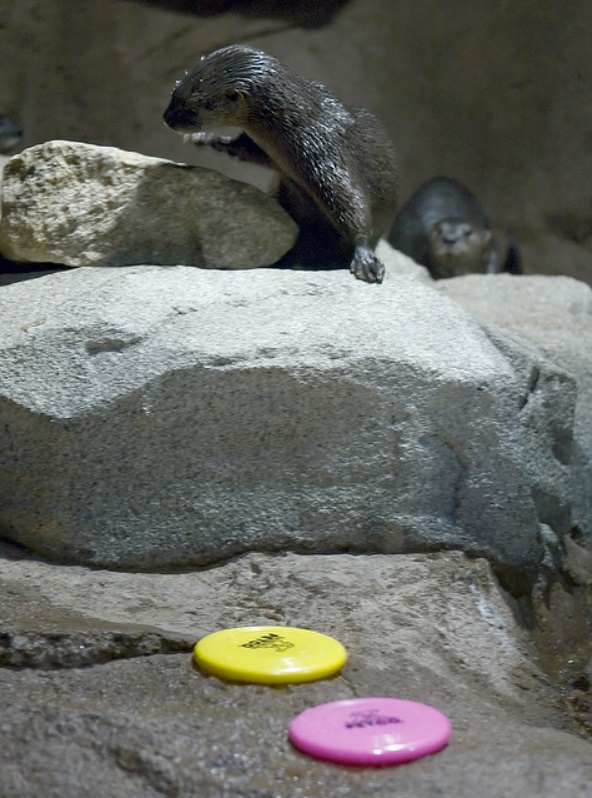
#> input picture Image Processing/Filters/q1/1.jpg, 592 x 798 px
$ python filtersQ1.py
#> lines starting #> are read from the running program, lines starting #| are printed output that depends on the picture
# Shir Grinblat, 308570209
# Amir Kedem, 066560475

import cv2
import numpy as np
from scipy import ndimage

# load the image
image = cv2.imread('1.jpg', cv2.IMREAD_GRAYSCALE)
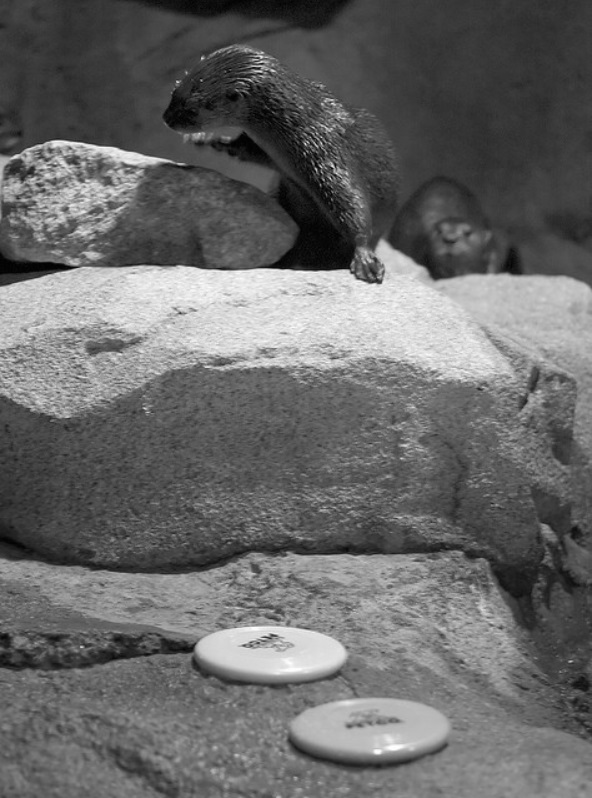
#> image: shape (798, 592); min 0, max 255, mean 104.3

# kernels that will be used for filtering
# kernel for sharpening
sharpen_kernel = np.array([[0, -1, 0], [-1, 5, -1], [0, -1, 0]])
# kernel for gibbs artifacts
gibbs_kernel = np.array([[-1, -1, -1], [-1, 8, -1], [-1, -1, -1]])
# shift kernel
shift_kernel = [[1],[0]]
# mean kernel for each row
mean_kernel = np.ones((1, image.shape[1]))
mean_kernel /= float(image.shape[1])
# identity kernel
identity_kernel = np.array([[0, 0, 0], [0, 1, 0], [0, 0, 0]])

# kernel for motion blur
kernel_size = 15
kernel_v = np.zeros((kernel_size, kernel_size))
kernel_v[:, int((kernel_size - 1)/2)] = np.ones(kernel_size)
kernel_v /= kernel_size #normalization

# run on the image and implement 9 different filters
for i in range(1, 10):
    match i:
        case 1:
            filter = ndimage.convolve(image, mean_kernel, mode='wrap', cval=0)
            cv2.imwrite(f'image_{i}fixed.jpg', filter)
        case 2:
            filter = cv2.GaussianBlur(image, (9, 9), 300, 300, borderType=cv2.BORDER_WRAP)
            cv2.imwrite(f'image_{i}fixed.jpg', filter)
        case 3:
            filter = cv2.medianBlur(image,9)
            cv2.imwrite(f'image_{i}fixed.jpg', filter)
        case 4:
            filter = ndimage.convolve(image, kernel_v, mode='wrap', cval=0)
            cv2.imwrite(f'image_{i}fixed.jpg', filter)
        case 5:
            filter = cv2.GaussianBlur(image, (9, 9), 300, 300, borderType=cv2.BORDER_WRAP)
            # convert values to handle negatives
            image_signed = image.astype(np.int16)
            filter_signed = filter.astype(np.int16)
            filter = image_signed - filter_signed # reduce the image to get the B sharp
            filter = filter + 128 # correct to be able to present the image
            filter = np.clip(filter, 0, 255).astype(np.uint8) # verify we have 0-255 range
            cv2.imwrite(f'image_{i}fixed.jpg', filter)
        case 6:
            filter = cv2.bilateralFilter(image, 5, 100, 100)
            filter = cv2.filter2D(filter, -1, gibbs_kernel)
            cv2.imwrite(f'image_{i}fixed.jpg', filter)
        case 7:
            filter = image.copy()
            for j in range(1, image.shape[0] // 2):
                filter = ndimage.convolve(filter, shift_kernel, mode='wrap', cval=0)
            cv2.imwrite(f'image_{i}fixed.jpg', filter)
        case 8:
            filter = ndimage.convolve(image, identity_kernel, mode='wrap', cval=0)
            cv2.imwrite(f'image_{i}fixed.jpg', filter)
        case 9:
            filter = cv2.filter2D(image, -1, sharpen_kernel)
            cv2.imwrite(f'image_{i}fixed.jpg', filter)
#> this loop made 9 passes
#> pass 1, `match i: case 1: filter = ndimage.convolve(image, mean_kernel, mode='w..`:
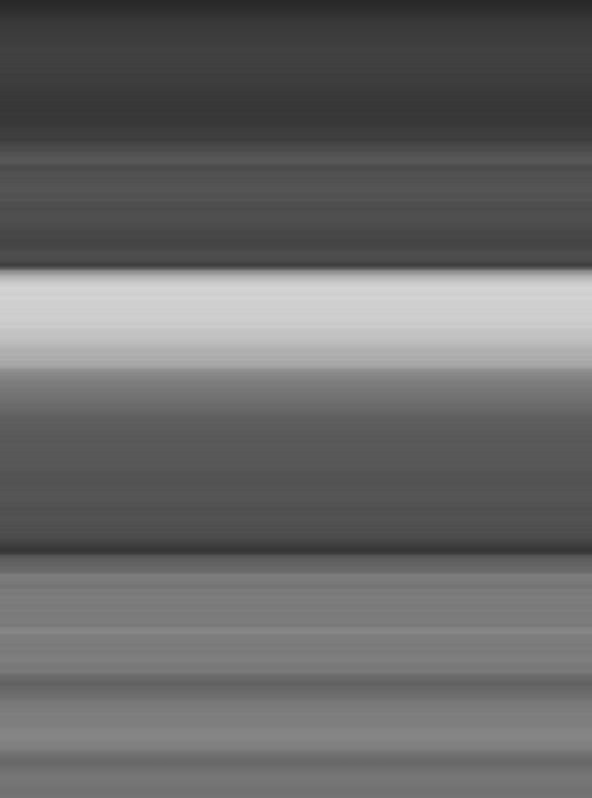
#> saved as image_1fixed.jpg: shape (798, 592); min 40, max 212, mean 103.8
#> pass 2, `match i: case 1: filter = ndimage.convolve(image, mean_kernel, mode='w..`:
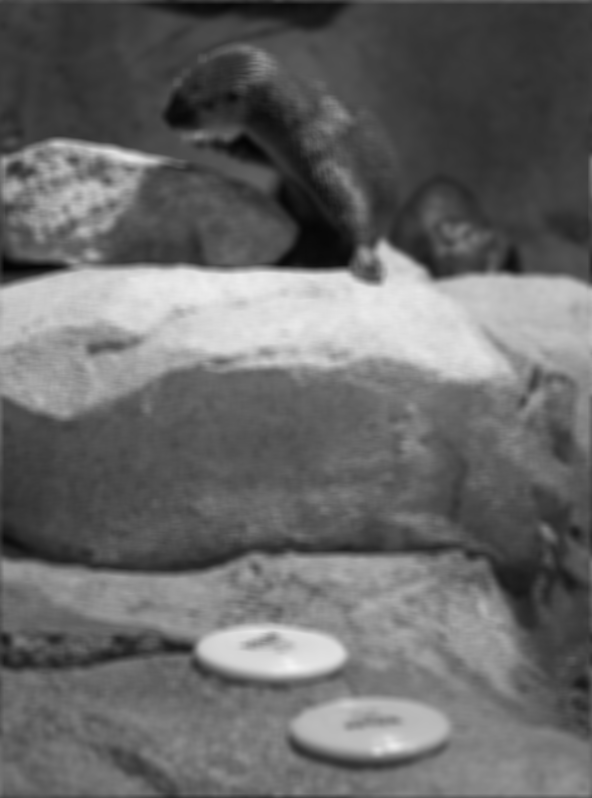
#> saved as image_2fixed.jpg: shape (798, 592); min 4, max 243, mean 104.3
